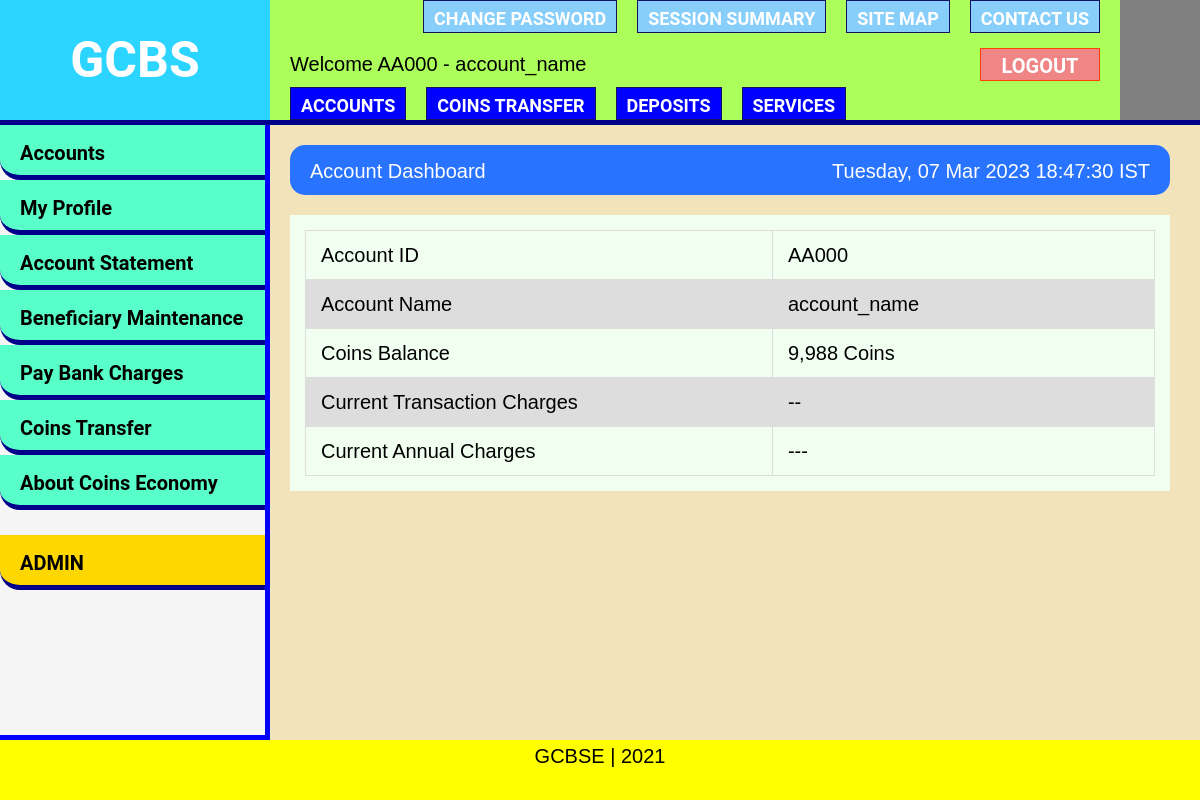
Screenshot of /account/ (signed in) with the database file from the repository.
### account/models.py (models this page shows, shortened)
class Account (AbstractBaseUser):
    account_id          = models.CharField(verbose_name="Account ID", primary_key=True,max_length=5, unique=True, blank=False)
    email               = models.EmailField(verbose_name="Email", max_length=50, blank=True)
    identification      = models.CharField(verbose_name="Identification Proof", max_length=150, blank=True)
    account_name        = models.CharField(verbose_name="Account Holder Name", max_length=100, blank=True)
    coins               = models.PositiveIntegerField(verbose_name="Coins", default=0)
    transaction_charges = models.PositiveIntegerField(verbose_name="Transaction Charges", default=0)
    last_login          = models.DateTimeField(verbose_name="Last Login", blank=True, null=True)
    date_joined         = models.DateTimeField(verbose_name="Date Joined", blank=False)
    time_code           = models.PositiveIntegerField(verbose_name="Time Code", default=0)
    is_active           = models.BooleanField(default=True)
    is_admin            = models.BooleanField(default=False)
    is_staff            = models.BooleanField(default=False)
    is_superuser        = models.BooleanField(default=False)
    USERNAME_FIELD = 'account_id'
    REQUIRED_FIELDS = []
    objects = AccountManager()

### account/views.py (the view)
# urls.py: path('account/', views.account_view, name="account"),
def account_view (request):
    context = {}
    if request.user.is_authenticated:
        acc_coins = number_to_international_format(request.user.coins)
        last_login_time = request.user.last_login.astimezone(pytz.timezone('Asia/Calcutta')).strftime("%d %B %Y %H:%M %Z")
        last_transaction_time = 0
        if "000" in request.user.account_id:
            tr_charges = "--"
        else:
            tr_charges = number_to_international_format(request.user.transaction_charges) + " Coins"
        class_names = ["dashboard", "account_summary", "account_details", "my_profile"]
        all_list = [
            [
                ["dashboard", "account_summary", "account_details", "my_profile"],
                [
                    ["Account ID", request.user.account_id],
                    ["Account Name", request.user.account_name],
                ]
            ],
            [
                ["my_profile"],
                [
                    ["Identification", request.user.identification],
                    ["Email", request.user.email],
                ]
            ],
            [
                ["dashboard", "account_summary"],
                [
                    ["Coins Balance", acc_coins + " Coins"],
                    ["Current Transaction Charges", tr_charges],
                    ["Current Annual Charges", "---"],
                ]
            ],
            [
                ["account_summary", "account_details"],
                [
                    ["Last Transaction Time", last_transaction_time],
                    ["Account Last Login", last_login_time],
                ]
            ],
            [
                ["account_details", "my_profile"],
                [
                    ["Account Opening Date", request.user.date_joined.strftime("%d %B %Y")],
                ]
            ],
        ]
        for class_name in class_names:
            context[class_name] = []
            for item in all_list:
                if class_name in item[0]:
                    for row in item[1]:
                        context[class_name].append(row)
        IND = pytz.timezone(settings.TIME_ZONE)
        context['datetime'] = datetime.now(tz=IND).strftime("%A, %d %b %Y %H:%M:%S %Z")
        context['page_name'] = "Account Dashboard"
        return render(request, 'account/account.html', context)
    else: # user is not authenticated so redirect to index
        return redirect('public:index')

### account/backend.py (called while the page is built)
    def get_user(self, account_id):
        try:
            account = Account.objects.get(account_id=account_id)
            if account.is_active:
                return account
            return None
        except Account.DoesNotExist:
            logging.getLogger("error_logger").error(f"Account with Account ID: {account_id} not found")
            return None

### transaction/backend.py (called while the page is built)
def number_to_international_format(num):
    z = str(num)
    add = ""
    if z[0] == "-":
        z = z[1:]
        add= "-"
    z = z[::-1]
    res = ""
    for i in range(0,len(z)):
        if i%3 == 0 and not i == 0:
            res += ","
        res += z[i]
    res = add + res[::-1]
    return res

### account/templates/account/account.html (shortened to what this page needs)
{% extends 'account/base.html' %}
{% load static %}
{% block content %}
<link rel="stylesheet" type="text/css" href="{% static 'css/account/account.css' %}">
{% include 'account/datetime.html' %}
<div id="account_page">
    <table id="dashboard" class="active_table">
        {% for account_info in dashboard %}
            <tr>
                {% for item in account_info %}
                <td> {{item}} </td>
                {% endfor %}
            </tr>
        {% endfor %}
    </table>
</div>
{% endblock %}

### account/templates/account/base.html (shortened to what this page needs)
<!DOCTYPE html>
{% load static %}
<html lang="en">
    <head>
        <link rel="stylesheet" type="text/css" href="{% static 'css/account/base.css' %}">
    </head>
    <body>
        {% include 'public/popup_message.html' %}
        <div id="container">
            {% include 'account/navbar.html' %}
            {% include 'account/sidebar.html' %}
            {% block content %}
            {% endblock %}
        </div>
        <footer id="footer">
            GCBSE | 2021
        </footer>
    </body>
</html>

### public/templates/public/popup_message.html (shortened to what this page needs)
{% load static %}
<link rel="stylesheet" type="text/css" href="{% static 'css/public/popup_message.css' %}">

### account/templates/account/navbar.html (shortened to what this page needs)
{% load static %}
<link rel="stylesheet" type="text/css" href="{% static 'css/account/navbar.css' %}">
<nav role="banner" class="navbar">
    <a href="{% url 'account:account' %}" class="logo">GCBS</a>
    <div role="navigation">
        <ul id="topnav">
            <li>
                <a href="{% url 'account:change_password' %}">Change Password</a>
            </li>
            <li>
                <a href="{% url 'account:session_summary' %}">Session Summary</a>
            </li>
            <li>
                <a href="{% url 'account:site_map' %}">Site Map</a>
            </li>
            <li>
                <a href="{% url 'public:contact' %}">Contact Us</a>
            </li>
        </ul>
        <div id="middlenav">
            <p id="welcome">
                Welcome {{request.user.account_id}} - {{request.user.account_name}}
            </p>
            <a href="{% url 'account:logout' %}" class="signout">Logout</a>
        </div>
        <ul id="bottomnav">
            <li>
                <a class="main_opt" href="{% url 'account:account' %}">Accounts</a>
            </li>
            <li>
                <a class="main_opt" href="{% url 'transaction:transaction' %}">Coins Transfer</a>
            </li>
            <li>
                <a class="main_opt" href="{% url 'account:deposits' %}">Deposits</a>
            </li>
            <li>
                <a class="main_opt" href="{% url 'account:services' %}">Services</a>
            </li>
        </ul>
    </div>
</nav>

### account/templates/account/sidebar.html (shortened to what this page needs)
{% load static %}
<link rel="stylesheet" type="text/css" href="{% static 'css/account/sidebar.css' %}">
{% url 'account:account' as account_url %}
<div id="sidebar">
    <div role="navigation">
        {% if request.path == account_url %}
        <button class="collapsible_btn">Accounts</button>
        <button class="collapsible_btn">My Profile</button>
        {% endif %}
        <button class="collapsible_btn">Account Statement</button>
        <button class="collapsible_btn">Beneficiary Maintenance</button>
        <button class="collapsible_btn">Pay Bank Charges</button>
        <button class="collapsible_btn">Coins Transfer</button>
        <button class="collapsible_btn">About Coins Economy</button>
        {% if request.user.is_admin %}
        <button class="collapsible_btn admin-button">ADMIN</button>
        {% endif %}
    </div>
</div>

### account/templates/account/datetime.html
<div id="bluebar">
    <p>
        <span class="pagetopic" id="pagetopic">{{ page_name }}</span>
        <span id="datetime">{{ datetime }}</span>
    </p>
</div>

### static/css/account/base.css (style rules this page uses)
body { background-color: rgba(218, 165, 32, 0.30); height: 100%; margin: 0; padding: 0; font-size: 20px; font-family: arial, sans-serif; line-height: 1.6; }
* { box-sizing: border-box; }
a { text-decoration: none; cursor: pointer; }
table { border-collapse: collapse; }
#container { overflow: auto; }
#footer { position: relative; width: 100%; height: 60px; text-align: center; font-size: 20px; background: yellow; clear: both; }
#bluebar { background-color: rgb(40, 115, 255); min-width: 840px; width: calc(100vw - 320px); max-width: 1230px; margin: 20px 20px 0px 20px; height: 50px; float: left; border-radius: 15px; }
#bluebar span#pagetopic { float: left; }
#bluebar span#datetime { float: right; }
#bluebar p { margin: 0; padding: 10px 20px; color: white; }

### static/css/account/navbar.css (style rules this page uses)
.navbar { display: block; position: relative; z-index: 0; background-color: grey; height: 125px; width: 100%; border-bottom: 5px solid darkblue; font-family: "Roboto", "Corbel", "Avenir", "Lucida Grande", "Lucida Sans", sans-serif; }
.logo { float: left; height: 120px; width: 270px; line-height: 1; text-align: center; margin-right: 15px; padding: 35px 50px; text-transform: uppercase; font-size: 50px; font-weight: bolder; color: white; background-color: rgb(0, 204, 255); }
[role="banner"] [role="navigation"] { float: left; background-color: rgb(172, 255, 90); width: 850px; height: 120px; padding: 0 10px; }
[role="banner"] [role="navigation"] ul { margin: 0; border: 0; padding: 0; height: 33px; list-style-type: disc; }
[role="banner"] [role="navigation"] li { display: block; float: left; font-family: "Roboto", "Corbel", "Avenir", "Lucida Grande", "Lucida Sans", sans-serif; font-size: 18px; font-weight: 700; line-height: 16px; text-transform: uppercase; margin: 0 10px; border: 1px solid #151061; }
[role="banner"] [role="navigation"] a { color: #fff; display: block; padding: 10px 10px 5px 10px; text-decoration: none; }
[role="banner"] p { display: block; margin: 0; }
#welcome { float: left; }
.signout { font-weight: 700; line-height: 15px; text-transform: uppercase; margin: 0 10px; float: right; width: 120px; font-size: 20px; font-family: "Roboto", "Corbel", "Avenir", "Lucida Grande", "Lucida Sans", sans-serif; background-color: rgb(240, 133, 133); border: 1px solid rgb(255, 68, 0); height: 33px; text-align: center; }
#middlenav { display: block; clear: both; padding: 15px 0 0 10px; font-size: 20px; height: 54px; font-family: arial, sans-serif; }
#topnav { float: right; display: block; clear: both; font-size: 20px; }
#bottomnav { display: block; float: left; clear: both; font-size: 20px; }
[role="banner"] [role="navigation"] #topnav a { background-color: lightskyblue; }
[role="banner"] [role="navigation"] #bottomnav a { background-color: blue; }
@media (max-width: 1310px) { .logo { margin-right: 0; } }

### static/css/account/sidebar.css (style rules this page uses)
#sidebar { display: block; float: left; width: 270px; background-color: whitesmoke; border-right: 5px solid blue; border-bottom: 5px solid blue; font-family: "Roboto", "Corbel", "Avenir", "Lucida Grande", "Lucida Sans", sans-serif; font-size: 20px; font-weight: 700; line-height: 20px; padding-bottom: 50px; min-height: calc(100vh - 185px); }
#sidebar button.collapsible_btn { display: block; background-color: rgb(89, 255, 200); font-family: "Roboto", "Corbel", "Avenir", "Lucida Grande", "Lucida Sans", sans-serif; font-size: 20px; font-weight: 700; line-height: 20px; margin: 0; padding: 15px 10px 10px 20px; width: 265px; text-align: left; cursor: pointer; height: 55px; border: 0; border-bottom: 5px solid darkblue; border-bottom-left-radius: 20px; }
#sidebar button.admin-button { margin-top: 25px; background-color: gold; }

### static/css/account/account.css (style rules this page uses)
#account_page { float: left; clear: right; background-color: honeydew; margin: 20px; min-width: 840px; width: calc(100vw - 320px); max-width: 1230px; padding: 15px; line-height: 1.6; font-size: 20px; }
table { border-collapse: collapse; width: 100%; }
td { border: 1px solid #dddddd; text-align: left; padding: 8px 15px; }
td:nth-child(even) { width: 45%; }
tr:nth-child(even) { background-color: #dddddd; }
#dashboard, #account_summary, #account_details, #my_profile { display: none; }
#account_page .active_table { display: table; }

### rows the page displays
Account: user.account_id "AA000", user.account_name "account_name", account_info "AA000" "account_name"

### other values shown
{{ page_name }} "Account Dashboard"
{{ datetime }} "Tuesday, 07 Mar 2023 18:47:30 IST"
{{ item }} "Account ID" "Account Name" "Coins Balance" "9,988 Coins" "Current Transaction Charges" "--" "Current Annual Charges" "---"
